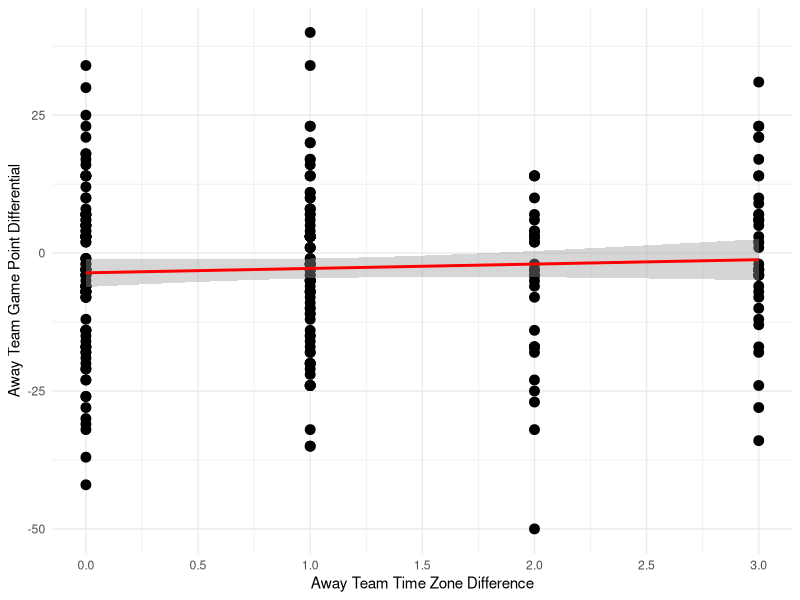
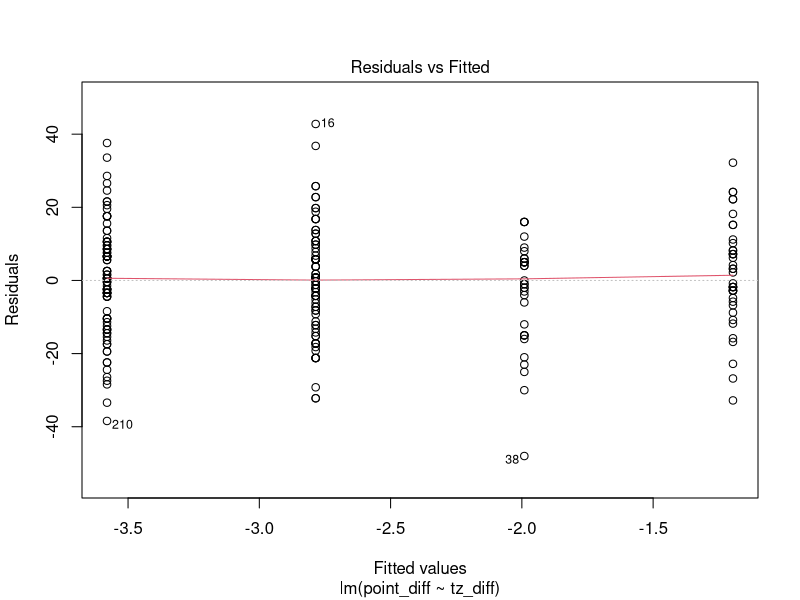
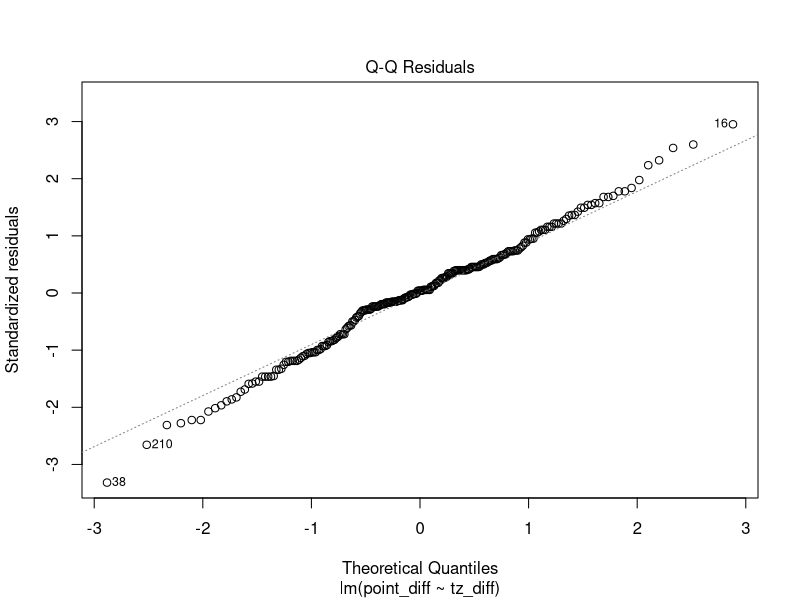
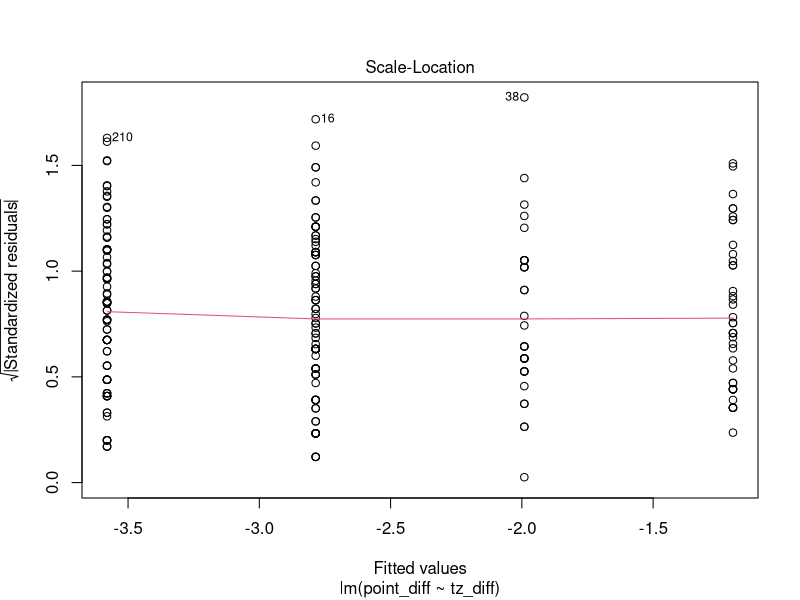
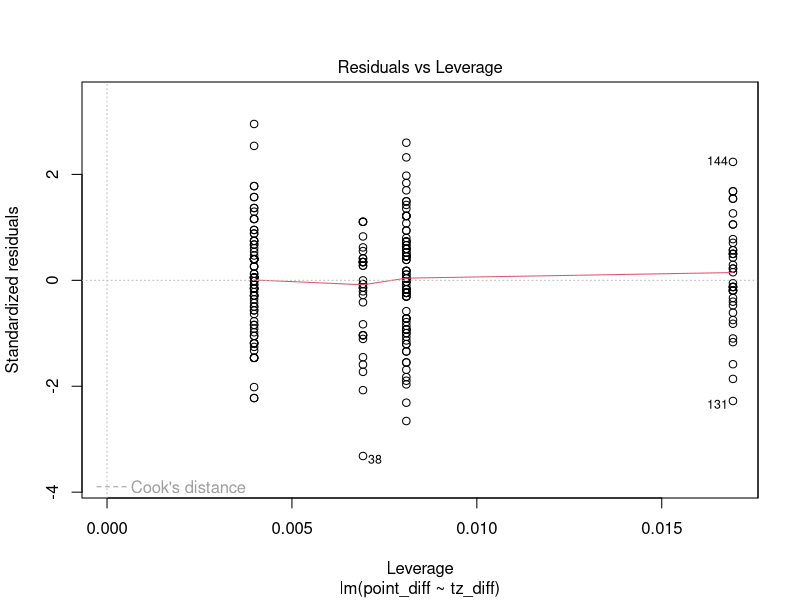

Here is the R script that generated these plots, in order:
## ---- chunk 1
library(dplyr)
library(ggplot2)
library(scales)
scores <- read.csv("data/2023NFLSCORES.csv")
scores <- scores %>%
  rename(
    Home_Team = X.1,
    Away_Team = X.2,
    Home_Score = X.4,
    Away_Score = X.3
  )
colnames(scores)
team_tz <- data.frame(
  team = c("SEA", "SF", "LAR", "LAC", "LAV", "DEN", "ARI", "MIN","KC", "DAL", "HOU", "NO", "TEN", "CHI", "GB", "IND", "DL", "CLE", "ATL", "CAR","JAX", "TB", "MIA", "PIT", "BUF", "BAL", "PHI", "NYJ", "NYG", "NE", "CIN", "WAS" 
  ),
  timezone = c("PST", "PST", "PST", "PST","PST", "MT", "MT", "CT", "CT", "CT", "CT", "CT", "CT", "CT", "CT", "ET", "ET", "ET", "ET", "ET", "ET", "ET", "ET", "ET", "ET", "ET", "ET", "ET", "ET", "ET", "ET", "ET" 
               )
)

tz_map <- c(PST = -3, MT = -2, CT = -1, ET = 0)


games <- scores %>%
  left_join(team_tz, by = c('Home_Team' = 'team')) %>%
  rename(home_tz = timezone) %>%
  left_join(team_tz, by = c('Away_Team' = 'team'))%>%
  rename(away_tz = timezone)

games <- games %>%
  mutate(
    Home_Score = as.numeric(Home_Score),
    Away_Score = as.numeric(Away_Score),
    home_offset = tz_map[home_tz],
    away_offset = tz_map[away_tz],
    tz_diff = abs(home_offset - away_offset),
    point_diff = Away_Score - Home_Score,
  )

ggplot(games, aes(x = tz_diff, y = point_diff)) + geom_point(size = 3) + geom_smooth(method = "lm", se = TRUE, color = 'red') + theme_minimal() +
  scale_x_continuous(breaks = pretty_breaks()) + labs(
    x = 'Away Team Time Zone Difference',
    y = 'Away Team Game Point Differential'
  )
## ---- chunk 2

m <- lm(point_diff ~ tz_diff, data = games)
plot(m)
coef(m)["tz_diff"]
confint(m, "tz_diff", level = 0.95)
coef(m)["(Intercept)"]
confint(m, "(Intercept)", level = 0.95)
